Frame 1 (no input): blank canvas, image omitted
Frame 60 (no input): blank canvas, image omitted
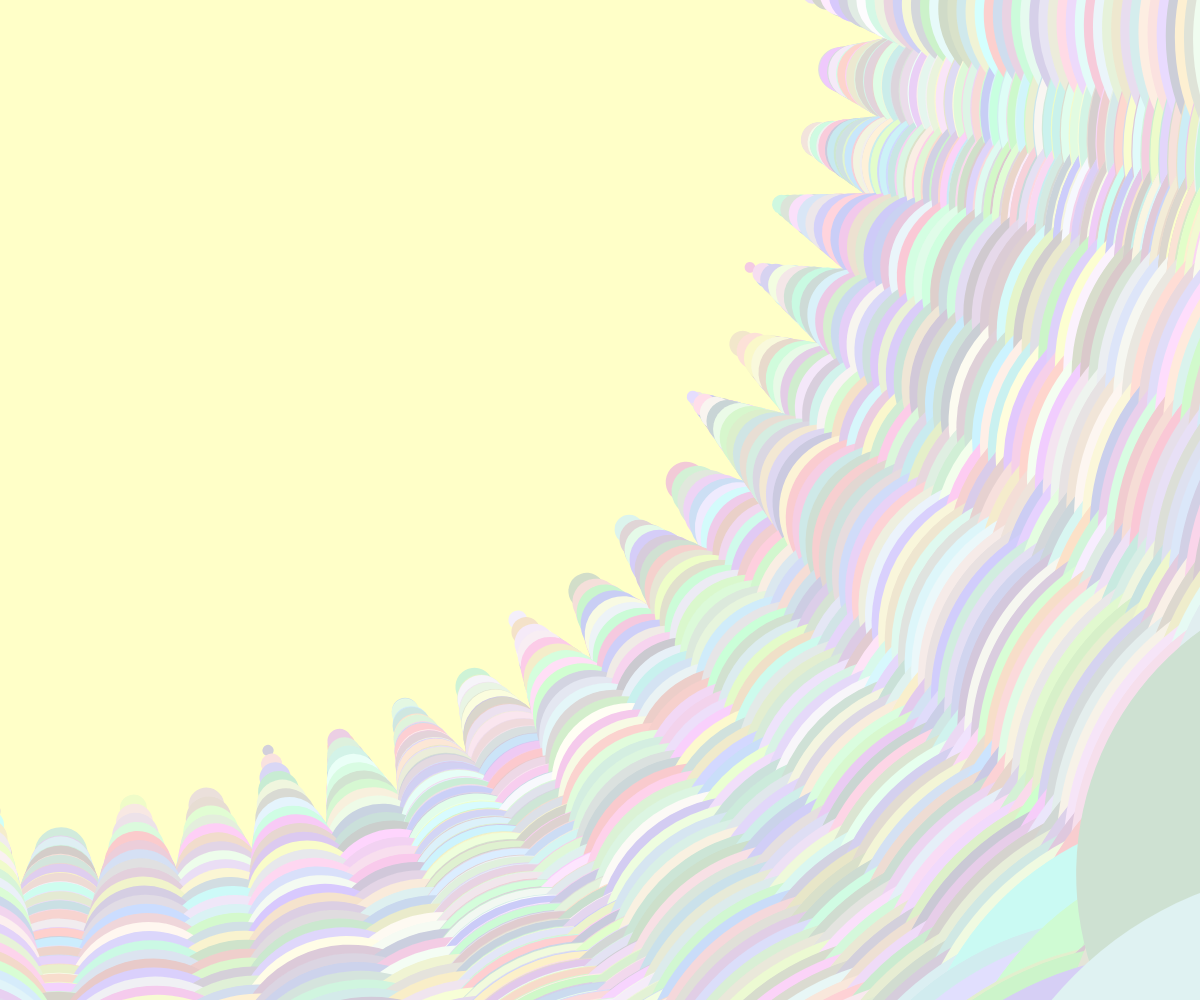
Frame 120 (the mouse pressed at the canvas centre since frame 60)

The p5.js sketch whose frames 1 and 60 were blank and that drew this single picture after the mouse press (run headless with seeded random() and noise() and a simulated clock; from frame 60 on, the mouse is pressed at the canvas centre):

// p5.js sketch
// ── sketch.js
let x = [];



function setup() {
    createCanvas(windowWidth, windowHeight);
    background(255, 255, 200);
    noStroke();
    for (let a = 0; a < 1000; a++) {
        x[a] = random(0, 255);
    }


    
}

function draw() {

    if(mouseIsPressed) {
        for (let a = 0; a < x.length; a++  ) {
            fill(random(200,255),random(200,255),random(200,255) );
            x[a] += 10 ;
            rotate(50);
            ellipse(mouseX + x[a], mouseY + x[a], x[a]);
        }
    }

}
